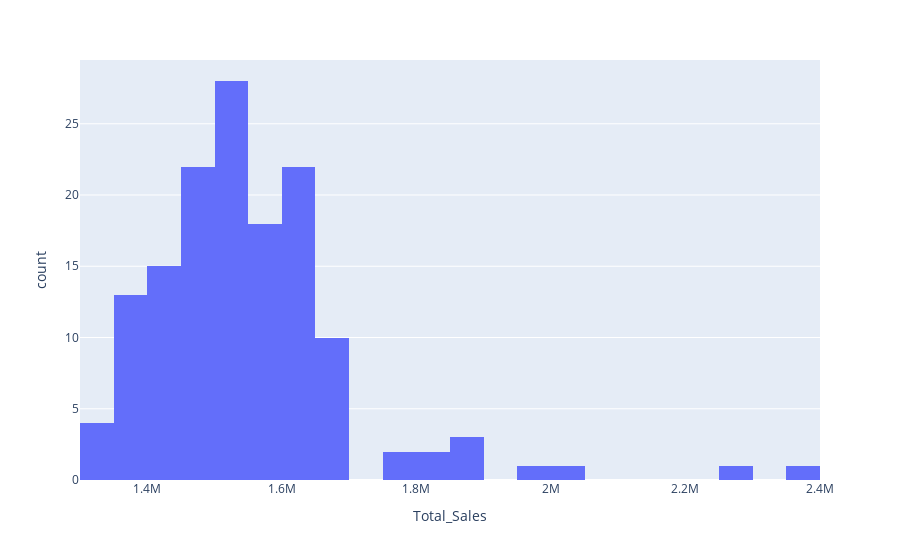

Notebook cell for this chart:
### Code cell
fig = px.histogram(STORE_1_SERIES, x="Total_Sales")
fig.show()

### Figure 1 — Plotly figure (JSON) as saved in the notebook; plotly's stock layout.template omitted (floating-point values rounded to 4 significant figures; data arrays with more than 128 entries replaced by an {"elided": "..."} marker saying what was removed)
{"data": [{"alignmentgroup": "True", "bingroup": "x", "hovertemplate": "Total_Sales=%{x}<br>count=%{y}<extra></extra>", "legendgroup": "", "marker": {"color": "#636efa", "pattern": {"shape": ""}}, "name": "", "offsetgroup": "", "orientation": "v", "showlegend": false, "type": "histogram", "x": {"elided": "143 float values"}, "xaxis": "x", "yaxis": "y"}], "layout": {"barmode": "relative", "legend": {"tracegroupgap": 0}, "margin": {"t": 60}, "xaxis": {"anchor": "y", "domain": [0, 1], "title": {"text": "Total_Sales"}}, "yaxis": {"anchor": "x", "domain": [0, 1], "title": {"text": "count"}}}}
